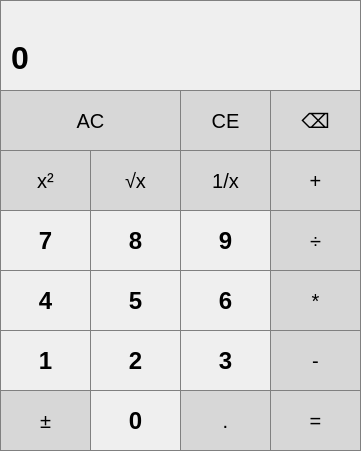
<?xml version="1.0" encoding="UTF-8"?>
<ui version="4.0">
 <class>MainWindow</class>
 <widget class="QMainWindow" name="MainWindow">
  <property name="geometry">
   <rect>
    <x>0</x>
    <y>0</y>
    <width>361</width>
    <height>451</height>
   </rect>
  </property>
  <property name="minimumSize">
   <size>
    <width>361</width>
    <height>451</height>
   </size>
  </property>
  <property name="maximumSize">
   <size>
    <width>361</width>
    <height>451</height>
   </size>
  </property>
  <property name="windowTitle">
   <string>Калькулятор</string>
  </property>
  <property name="windowIcon">
   <iconset resource="res.qrc">
    <normaloff>:/icon/res/calculator-icon.png</normaloff>:/icon/res/calculator-icon.png</iconset>
  </property>
  <property name="styleSheet">
   <string notr="true">QMainWindow {
	border: 1px solid gray;
}
</string>
  </property>
  <widget class="QWidget" name="centralWidget">
   <widget class="QPushButton" name="pushButton_ac">
    <property name="geometry">
     <rect>
      <x>0</x>
      <y>90</y>
      <width>181</width>
      <height>61</height>
     </rect>
    </property>
    <property name="font">
     <font>
      <pointsize>15</pointsize>
      <italic>false</italic>
     </font>
    </property>
    <property name="focusPolicy">
     <enum>Qt::NoFocus</enum>
    </property>
    <property name="styleSheet">
     <string notr="true">QPushButton {
	background-color: rgb(215, 215, 215);
	border: 1px solid gray;
}
QPushButton:pressed {
    background-color: qlineargradient(x1: 0, y1: 0, x2: 0, y2: 1,
                                      stop: 0 #BEBEBE, stop: 1 #D7D7D7);
}</string>
    </property>
    <property name="text">
     <string>AC</string>
    </property>
   </widget>
   <widget class="QPushButton" name="pushButton_reverse">
    <property name="geometry">
     <rect>
      <x>0</x>
      <y>390</y>
      <width>91</width>
      <height>61</height>
     </rect>
    </property>
    <property name="font">
     <font>
      <pointsize>-1</pointsize>
     </font>
    </property>
    <property name="focusPolicy">
     <enum>Qt::NoFocus</enum>
    </property>
    <property name="styleSheet">
     <string notr="true">QPushButton {
	background-color: rgb(215, 215, 215);
	border: 1px solid gray;
	font-size: 20px;
}
QPushButton:pressed {
    background-color: qlineargradient(x1: 0, y1: 0, x2: 0, y2: 1,
                                      stop: 0 #BEBEBE, stop: 1 #D7D7D7);
}</string>
    </property>
    <property name="text">
     <string>±</string>
    </property>
   </widget>
   <widget class="QPushButton" name="pushButton_ce">
    <property name="geometry">
     <rect>
      <x>180</x>
      <y>90</y>
      <width>91</width>
      <height>61</height>
     </rect>
    </property>
    <property name="font">
     <font>
      <pointsize>15</pointsize>
      <italic>false</italic>
     </font>
    </property>
    <property name="focusPolicy">
     <enum>Qt::NoFocus</enum>
    </property>
    <property name="styleSheet">
     <string notr="true">QPushButton {
	background-color: rgb(215, 215, 215);
	border: 1px solid gray;
}
QPushButton:pressed {
    background-color: qlineargradient(x1: 0, y1: 0, x2: 0, y2: 1,
                                      stop: 0 #BEBEBE, stop: 1 #D7D7D7);
}</string>
    </property>
    <property name="text">
     <string>CE</string>
    </property>
   </widget>
   <widget class="QPushButton" name="pushButton_div">
    <property name="geometry">
     <rect>
      <x>270</x>
      <y>210</y>
      <width>91</width>
      <height>61</height>
     </rect>
    </property>
    <property name="font">
     <font>
      <pointsize>-1</pointsize>
     </font>
    </property>
    <property name="focusPolicy">
     <enum>Qt::NoFocus</enum>
    </property>
    <property name="styleSheet">
     <string notr="true">QPushButton {
	background-color: rgb(215, 215, 215);
	border: 1px solid gray;
	font-size: 20px;
}
QPushButton:pressed {
    background-color: qlineargradient(x1: 0, y1: 0, x2: 0, y2: 1,
                                      stop: 0 #BEBEBE, stop: 1 #D7D7D7);
}</string>
    </property>
    <property name="text">
     <string>÷</string>
    </property>
   </widget>
   <widget class="QPushButton" name="pushButton_7">
    <property name="geometry">
     <rect>
      <x>0</x>
      <y>210</y>
      <width>91</width>
      <height>61</height>
     </rect>
    </property>
    <property name="font">
     <font>
      <pointsize>-1</pointsize>
      <weight>75</weight>
      <bold>true</bold>
     </font>
    </property>
    <property name="focusPolicy">
     <enum>Qt::NoFocus</enum>
    </property>
    <property name="styleSheet">
     <string notr="true">QPushButton {
   	border: 1px solid gray;
	font-weight: bold;
	font-size:24px;
}
QPushButton:pressed {
    background-color: qlineargradient(x1: 0, y1: 0, x2: 0, y2: 1,
                                      stop: 0 #dadbde, stop: 1 #f6f7fa);
}</string>
    </property>
    <property name="text">
     <string>7</string>
    </property>
   </widget>
   <widget class="QPushButton" name="pushButton_9">
    <property name="geometry">
     <rect>
      <x>180</x>
      <y>210</y>
      <width>91</width>
      <height>61</height>
     </rect>
    </property>
    <property name="font">
     <font>
      <pointsize>-1</pointsize>
      <weight>75</weight>
      <bold>true</bold>
     </font>
    </property>
    <property name="focusPolicy">
     <enum>Qt::NoFocus</enum>
    </property>
    <property name="styleSheet">
     <string notr="true">QPushButton {
   	border: 1px solid gray;
	font-weight: bold;
	font-size:24px;
}
QPushButton:pressed {
    background-color: qlineargradient(x1: 0, y1: 0, x2: 0, y2: 1,
                                      stop: 0 #dadbde, stop: 1 #f6f7fa);
}</string>
    </property>
    <property name="text">
     <string>9</string>
    </property>
   </widget>
   <widget class="QPushButton" name="pushButton_8">
    <property name="geometry">
     <rect>
      <x>90</x>
      <y>210</y>
      <width>91</width>
      <height>61</height>
     </rect>
    </property>
    <property name="font">
     <font>
      <pointsize>-1</pointsize>
      <weight>75</weight>
      <bold>true</bold>
     </font>
    </property>
    <property name="focusPolicy">
     <enum>Qt::NoFocus</enum>
    </property>
    <property name="styleSheet">
     <string notr="true">QPushButton {
   	border: 1px solid gray;
	font-weight: bold;
	font-size:24px;
}
QPushButton:pressed {
    background-color: qlineargradient(x1: 0, y1: 0, x2: 0, y2: 1,
                                      stop: 0 #dadbde, stop: 1 #f6f7fa);
}</string>
    </property>
    <property name="text">
     <string>8</string>
    </property>
   </widget>
   <widget class="QPushButton" name="pushButton_mult">
    <property name="geometry">
     <rect>
      <x>270</x>
      <y>270</y>
      <width>91</width>
      <height>61</height>
     </rect>
    </property>
    <property name="font">
     <font>
      <pointsize>-1</pointsize>
     </font>
    </property>
    <property name="focusPolicy">
     <enum>Qt::NoFocus</enum>
    </property>
    <property name="styleSheet">
     <string notr="true">QPushButton {
	background-color: rgb(215, 215, 215);
	border: 1px solid gray;
	font-size: 20px;
}
QPushButton:pressed {
    background-color: qlineargradient(x1: 0, y1: 0, x2: 0, y2: 1,
                                      stop: 0 #BEBEBE, stop: 1 #D7D7D7);
}</string>
    </property>
    <property name="text">
     <string>*</string>
    </property>
   </widget>
   <widget class="QPushButton" name="pushButton_6">
    <property name="geometry">
     <rect>
      <x>180</x>
      <y>270</y>
      <width>91</width>
      <height>61</height>
     </rect>
    </property>
    <property name="font">
     <font>
      <pointsize>-1</pointsize>
      <weight>75</weight>
      <bold>true</bold>
     </font>
    </property>
    <property name="focusPolicy">
     <enum>Qt::NoFocus</enum>
    </property>
    <property name="styleSheet">
     <string notr="true">QPushButton {
   	border: 1px solid gray;
	font-weight: bold;
	font-size:24px;
}
QPushButton:pressed {
    background-color: qlineargradient(x1: 0, y1: 0, x2: 0, y2: 1,
                                      stop: 0 #dadbde, stop: 1 #f6f7fa);
}</string>
    </property>
    <property name="text">
     <string>6</string>
    </property>
   </widget>
   <widget class="QPushButton" name="pushButton_minus">
    <property name="geometry">
     <rect>
      <x>270</x>
      <y>330</y>
      <width>91</width>
      <height>61</height>
     </rect>
    </property>
    <property name="font">
     <font>
      <pointsize>-1</pointsize>
     </font>
    </property>
    <property name="focusPolicy">
     <enum>Qt::NoFocus</enum>
    </property>
    <property name="styleSheet">
     <string notr="true">QPushButton {
	background-color: rgb(215, 215, 215);
	border: 1px solid gray;
	font-size: 20px;
}
QPushButton:pressed {
    background-color: qlineargradient(x1: 0, y1: 0, x2: 0, y2: 1,
                                      stop: 0 #BEBEBE, stop: 1 #D7D7D7);
}</string>
    </property>
    <property name="text">
     <string>-</string>
    </property>
   </widget>
   <widget class="QPushButton" name="pushButton_4">
    <property name="geometry">
     <rect>
      <x>0</x>
      <y>270</y>
      <width>91</width>
      <height>61</height>
     </rect>
    </property>
    <property name="font">
     <font>
      <pointsize>-1</pointsize>
      <weight>75</weight>
      <bold>true</bold>
     </font>
    </property>
    <property name="focusPolicy">
     <enum>Qt::NoFocus</enum>
    </property>
    <property name="styleSheet">
     <string notr="true">QPushButton {
   	border: 1px solid gray;
	font-weight: bold;
	font-size:24px;
}
QPushButton:pressed {
    background-color: qlineargradient(x1: 0, y1: 0, x2: 0, y2: 1,
                                      stop: 0 #dadbde, stop: 1 #f6f7fa);
}</string>
    </property>
    <property name="text">
     <string>4</string>
    </property>
   </widget>
   <widget class="QPushButton" name="pushButton_5">
    <property name="geometry">
     <rect>
      <x>90</x>
      <y>270</y>
      <width>91</width>
      <height>61</height>
     </rect>
    </property>
    <property name="font">
     <font>
      <pointsize>-1</pointsize>
      <weight>75</weight>
      <bold>true</bold>
     </font>
    </property>
    <property name="focusPolicy">
     <enum>Qt::NoFocus</enum>
    </property>
    <property name="styleSheet">
     <string notr="true">QPushButton {
   	border: 1px solid gray;
	font-weight: bold;
	font-size:24px;
}
QPushButton:pressed {
    background-color: qlineargradient(x1: 0, y1: 0, x2: 0, y2: 1,
                                      stop: 0 #dadbde, stop: 1 #f6f7fa);
}</string>
    </property>
    <property name="text">
     <string>5</string>
    </property>
   </widget>
   <widget class="QPushButton" name="pushButton_2">
    <property name="geometry">
     <rect>
      <x>90</x>
      <y>330</y>
      <width>91</width>
      <height>61</height>
     </rect>
    </property>
    <property name="font">
     <font>
      <pointsize>-1</pointsize>
      <weight>75</weight>
      <bold>true</bold>
     </font>
    </property>
    <property name="focusPolicy">
     <enum>Qt::NoFocus</enum>
    </property>
    <property name="styleSheet">
     <string notr="true">QPushButton {
   	border: 1px solid gray;
	font-weight: bold;
	font-size:24px;
}
QPushButton:pressed {
    background-color: qlineargradient(x1: 0, y1: 0, x2: 0, y2: 1,
                                      stop: 0 #dadbde, stop: 1 #f6f7fa);
}</string>
    </property>
    <property name="text">
     <string>2</string>
    </property>
   </widget>
   <widget class="QPushButton" name="pushButton_3">
    <property name="geometry">
     <rect>
      <x>180</x>
      <y>330</y>
      <width>91</width>
      <height>61</height>
     </rect>
    </property>
    <property name="font">
     <font>
      <pointsize>-1</pointsize>
      <weight>75</weight>
      <bold>true</bold>
     </font>
    </property>
    <property name="focusPolicy">
     <enum>Qt::NoFocus</enum>
    </property>
    <property name="styleSheet">
     <string notr="true">QPushButton {
   	border: 1px solid gray;
	font-weight: bold;
	font-size:24px;
}
QPushButton:pressed {
    background-color: qlineargradient(x1: 0, y1: 0, x2: 0, y2: 1,
                                      stop: 0 #dadbde, stop: 1 #f6f7fa);
}</string>
    </property>
    <property name="text">
     <string>3</string>
    </property>
   </widget>
   <widget class="QPushButton" name="pushButton_1">
    <property name="geometry">
     <rect>
      <x>0</x>
      <y>330</y>
      <width>91</width>
      <height>61</height>
     </rect>
    </property>
    <property name="font">
     <font>
      <pointsize>-1</pointsize>
      <weight>75</weight>
      <bold>true</bold>
     </font>
    </property>
    <property name="focusPolicy">
     <enum>Qt::NoFocus</enum>
    </property>
    <property name="styleSheet">
     <string notr="true">QPushButton {
   	border: 1px solid gray;
	font-weight: bold;
	font-size:24px;
}
QPushButton:pressed {
    background-color: qlineargradient(x1: 0, y1: 0, x2: 0, y2: 1,
                                      stop: 0 #dadbde, stop: 1 #f6f7fa);
}</string>
    </property>
    <property name="text">
     <string>1</string>
    </property>
   </widget>
   <widget class="QPushButton" name="pushButton_plus">
    <property name="geometry">
     <rect>
      <x>270</x>
      <y>150</y>
      <width>91</width>
      <height>61</height>
     </rect>
    </property>
    <property name="font">
     <font>
      <pointsize>-1</pointsize>
     </font>
    </property>
    <property name="focusPolicy">
     <enum>Qt::NoFocus</enum>
    </property>
    <property name="styleSheet">
     <string notr="true">QPushButton {
	background-color: rgb(215, 215, 215);
	border: 1px solid gray;
	font-size: 20px;
}
QPushButton:pressed {
    background-color: qlineargradient(x1: 0, y1: 0, x2: 0, y2: 1,
                                      stop: 0 #BEBEBE, stop: 1 #D7D7D7);
}</string>
    </property>
    <property name="text">
     <string>+</string>
    </property>
   </widget>
   <widget class="QPushButton" name="pushButton_0">
    <property name="geometry">
     <rect>
      <x>90</x>
      <y>390</y>
      <width>91</width>
      <height>61</height>
     </rect>
    </property>
    <property name="font">
     <font>
      <pointsize>-1</pointsize>
      <weight>75</weight>
      <bold>true</bold>
     </font>
    </property>
    <property name="focusPolicy">
     <enum>Qt::NoFocus</enum>
    </property>
    <property name="styleSheet">
     <string notr="true">QPushButton {
   	border: 1px solid gray;
	font-weight: bold;
	font-size:24px;
}
QPushButton:pressed {
    background-color: qlineargradient(x1: 0, y1: 0, x2: 0, y2: 1,
                                      stop: 0 #dadbde, stop: 1 #f6f7fa);
}</string>
    </property>
    <property name="text">
     <string>0</string>
    </property>
   </widget>
   <widget class="QPushButton" name="pushButton_dot">
    <property name="geometry">
     <rect>
      <x>180</x>
      <y>390</y>
      <width>91</width>
      <height>61</height>
     </rect>
    </property>
    <property name="font">
     <font>
      <pointsize>-1</pointsize>
     </font>
    </property>
    <property name="focusPolicy">
     <enum>Qt::NoFocus</enum>
    </property>
    <property name="styleSheet">
     <string notr="true">QPushButton {
	background-color: rgb(215, 215, 215);
	border: 1px solid gray;
	font-size: 20px;
}
QPushButton:pressed {
    background-color: qlineargradient(x1: 0, y1: 0, x2: 0, y2: 1,
                                      stop: 0 #BEBEBE, stop: 1 #D7D7D7);
}</string>
    </property>
    <property name="text">
     <string>.</string>
    </property>
   </widget>
   <widget class="QPushButton" name="pushButton_equal">
    <property name="geometry">
     <rect>
      <x>270</x>
      <y>390</y>
      <width>91</width>
      <height>61</height>
     </rect>
    </property>
    <property name="font">
     <font>
      <pointsize>-1</pointsize>
     </font>
    </property>
    <property name="focusPolicy">
     <enum>Qt::NoFocus</enum>
    </property>
    <property name="styleSheet">
     <string notr="true">QPushButton {
	background-color: rgb(215, 215, 215);
	border: 1px solid gray;
	font-size: 20px;
}
QPushButton:pressed {
    background-color: qlineargradient(x1: 0, y1: 0, x2: 0, y2: 1,
                                      stop: 0 #BEBEBE, stop: 1 #D7D7D7);
}</string>
    </property>
    <property name="text">
     <string>=</string>
    </property>
   </widget>
   <widget class="QWidget" name="layoutWidget">
    <property name="geometry">
     <rect>
      <x>0</x>
      <y>0</y>
      <width>351</width>
      <height>86</height>
     </rect>
    </property>
    <layout class="QVBoxLayout" name="verticalLayout">
     <item>
      <widget class="QLabel" name="showExpression">
       <property name="font">
        <font>
         <pointsize>15</pointsize>
         <weight>50</weight>
         <italic>false</italic>
         <bold>false</bold>
         <kerning>true</kerning>
        </font>
       </property>
       <property name="styleSheet">
        <string notr="true">QLabel {
	qproperty-alignment: 'AlignVCenter | AlignRight';
	border-bottom: 1px solid gray;
	color: rgb(128, 128, 128);
}

background-color : white;</string>
       </property>
       <property name="text">
        <string/>
       </property>
      </widget>
     </item>
     <item>
      <widget class="QLabel" name="showResult">
       <property name="font">
        <font>
         <pointsize>24</pointsize>
         <weight>75</weight>
         <italic>false</italic>
         <bold>true</bold>
         <kerning>true</kerning>
        </font>
       </property>
       <property name="styleSheet">
        <string notr="true">QLabel {
  qproperty-alignment: 'AlignVCenter | AlignRight';
  border-bottom: 1px solid gray;
}

background-color : white;</string>
       </property>
       <property name="text">
        <string>0</string>
       </property>
      </widget>
     </item>
    </layout>
   </widget>
   <widget class="QPushButton" name="pushButton_pow">
    <property name="geometry">
     <rect>
      <x>0</x>
      <y>150</y>
      <width>91</width>
      <height>61</height>
     </rect>
    </property>
    <property name="font">
     <font>
      <pointsize>15</pointsize>
      <italic>false</italic>
     </font>
    </property>
    <property name="focusPolicy">
     <enum>Qt::NoFocus</enum>
    </property>
    <property name="styleSheet">
     <string notr="true">QPushButton {
	background-color: rgb(215, 215, 215);
	border: 1px solid gray;
}
QPushButton:pressed {
    background-color: qlineargradient(x1: 0, y1: 0, x2: 0, y2: 1,
                                      stop: 0 #BEBEBE, stop: 1 #D7D7D7);
}</string>
    </property>
    <property name="text">
     <string>x²</string>
    </property>
   </widget>
   <widget class="QPushButton" name="pushButton_sqrt">
    <property name="geometry">
     <rect>
      <x>90</x>
      <y>150</y>
      <width>91</width>
      <height>61</height>
     </rect>
    </property>
    <property name="font">
     <font>
      <pointsize>15</pointsize>
      <italic>false</italic>
     </font>
    </property>
    <property name="focusPolicy">
     <enum>Qt::NoFocus</enum>
    </property>
    <property name="styleSheet">
     <string notr="true">QPushButton {
	background-color: rgb(215, 215, 215);
	border: 1px solid gray;
}
QPushButton:pressed {
    background-color: qlineargradient(x1: 0, y1: 0, x2: 0, y2: 1,
                                      stop: 0 #BEBEBE, stop: 1 #D7D7D7);
}</string>
    </property>
    <property name="text">
     <string>√x</string>
    </property>
   </widget>
   <widget class="QPushButton" name="pushButton_1_div_x">
    <property name="geometry">
     <rect>
      <x>180</x>
      <y>150</y>
      <width>91</width>
      <height>61</height>
     </rect>
    </property>
    <property name="font">
     <font>
      <pointsize>15</pointsize>
      <italic>false</italic>
     </font>
    </property>
    <property name="focusPolicy">
     <enum>Qt::NoFocus</enum>
    </property>
    <property name="styleSheet">
     <string notr="true">QPushButton {
	background-color: rgb(215, 215, 215);
	border: 1px solid gray;
}
QPushButton:pressed {
    background-color: qlineargradient(x1: 0, y1: 0, x2: 0, y2: 1,
                                      stop: 0 #BEBEBE, stop: 1 #D7D7D7);
}</string>
    </property>
    <property name="text">
     <string>1/x</string>
    </property>
   </widget>
   <widget class="QPushButton" name="pushButton_del">
    <property name="geometry">
     <rect>
      <x>270</x>
      <y>90</y>
      <width>91</width>
      <height>61</height>
     </rect>
    </property>
    <property name="font">
     <font>
      <pointsize>-1</pointsize>
     </font>
    </property>
    <property name="focusPolicy">
     <enum>Qt::NoFocus</enum>
    </property>
    <property name="styleSheet">
     <string notr="true">QPushButton {
	background-color: rgb(215, 215, 215);
	border: 1px solid gray;
	font-size: 20px;
}
QPushButton:pressed {
    background-color: qlineargradient(x1: 0, y1: 0, x2: 0, y2: 1,
                                      stop: 0 #BEBEBE, stop: 1 #D7D7D7);
}</string>
    </property>
    <property name="text">
     <string>⌫</string>
    </property>
   </widget>
  </widget>
 </widget>
 <layoutdefault spacing="6" margin="11"/>
 <resources>
  <include location="res.qrc"/>
 </resources>
 <connections/>
</ui>
